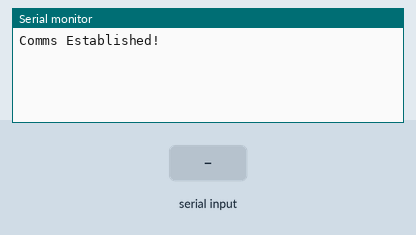
Recording of a sketch running on a simulated Arduino Uno, built with avr-gcc and run on an emulated ATmega328P. Shown: the last lines printed to the serial monitor. The inputs (shaded band) are chosen by the test bench.

Above: at 1.2 s.
1.3 s: "LED OFF\n" received over Serial
At 2.5 s:
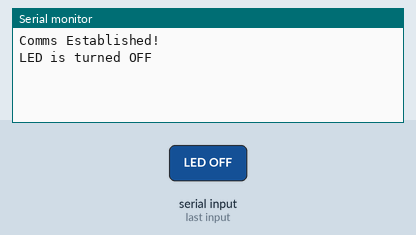
2.8 s: "LED ON\n" received over Serial
At 3.6 s:
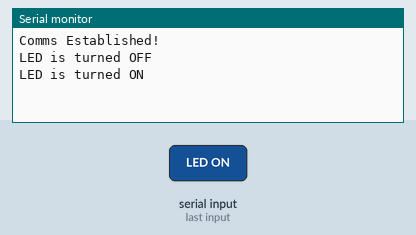

Measured:
- after the input at 1.3 s, the serial monitor: prints a new line at once (image 1)
- after the input at 2.8 s, the serial monitor: prints a new line at once (image 2)

The sketch:

02_Basics.ino
```cpp
void setup() {
  Serial.begin(9600);
  Serial.println("Comms Established!");
}

void loop() {
  if (Serial.available()) {
    String command = Serial.readStringUntil('\n');

    if (command == "LED OFF") {
      Serial.println("LED is turned OFF");
    } else if (command == "LED ON") {
      Serial.println("LED is turned ON");
    }
  }
}
```
